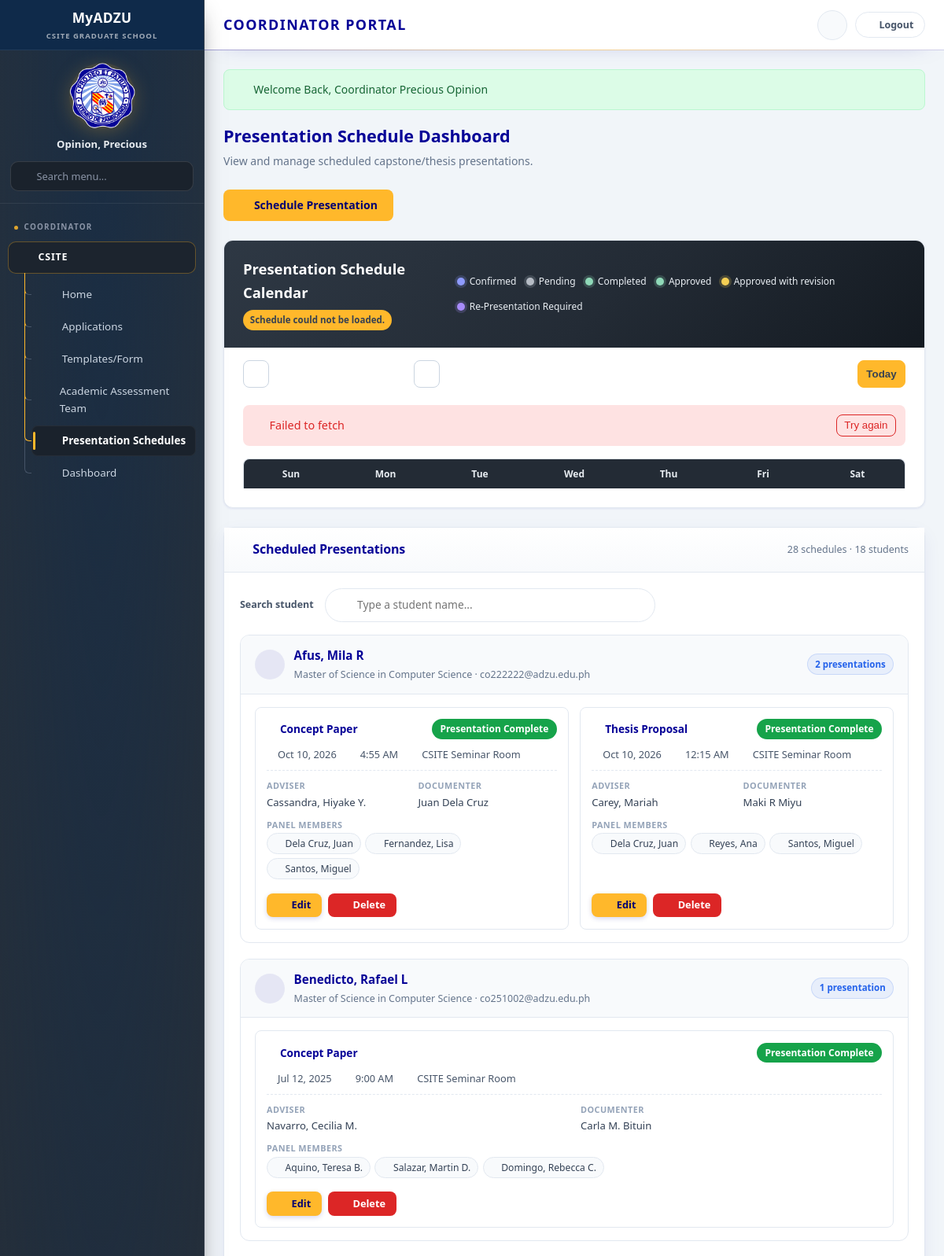
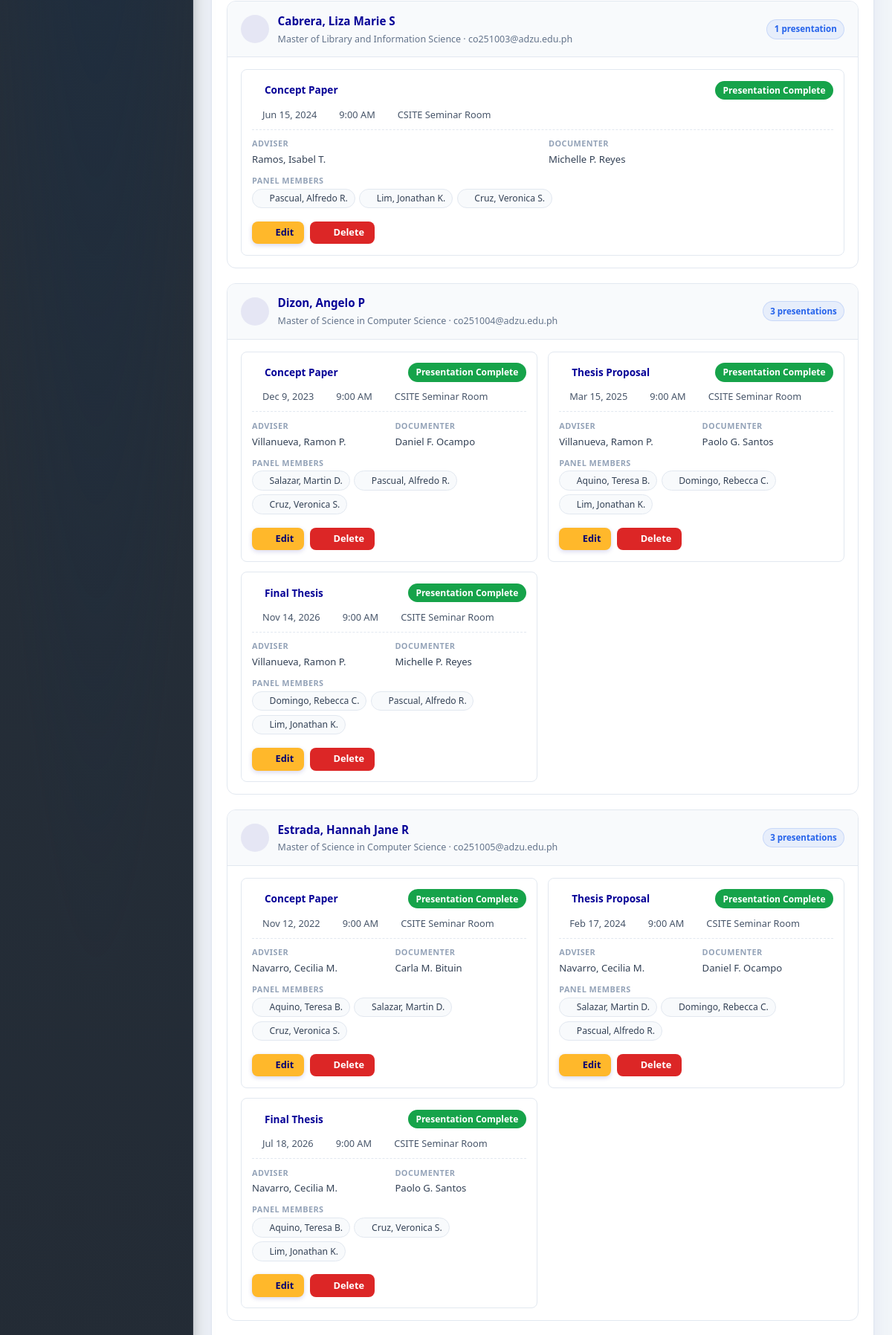
/coordinator/schedule/manage.php (signed in, upper part), run on the app's committed database (2 pictures, top to bottom).
### tables this page shows
CREATE TABLE `students` (
  `student_id` int(11) NOT NULL,
  `user_id` int(11) NOT NULL,
  `first_name` varchar(50) NOT NULL,
  `last_name` varchar(50) NOT NULL,
  `middle_initial` varchar(5) DEFAULT NULL,
  `age` int(11) NOT NULL,
  `gender` varchar(20) NOT NULL,
  `program` varchar(100) NOT NULL,
  `track` enum('thesis','capstone','seminar') NOT NULL,
  `adviser_name` varchar(150) DEFAULT NULL,
  `enrollment_date` date DEFAULT NULL,
  `archived_at` timestamp NULL DEFAULT NULL
);

CREATE TABLE `users` (
  `user_id` int(11) NOT NULL,
  `full_name` varchar(150) NOT NULL,
  `email` varchar(100) NOT NULL,
  `password` varchar(255) NOT NULL,
  `role` enum('student','coordinator','panel','adviser') NOT NULL,
  `account_status` enum('pending','approved','rejected') NOT NULL DEFAULT 'approved',
  `account_reviewed_at` datetime DEFAULT NULL,
  `account_reviewed_by` int(11) DEFAULT NULL,
  `created_at` timestamp NOT NULL DEFAULT current_timestamp()
);

CREATE TABLE `schedules` (
  `schedule_id` int(11) NOT NULL,
  `application_id` int(11) NOT NULL,
  `managed_by_user_id` int(11) NOT NULL,
  `presentation_date` date NOT NULL,
  `start_time` time NOT NULL,
  `end_time` time DEFAULT NULL,
  `venue` varchar(200) NOT NULL,
  `adviser_id` int(11) DEFAULT NULL,
  `documentor_first_name` varchar(100) DEFAULT NULL,
  `documentor_middle_name` varchar(100) DEFAULT NULL,
  `documentor_last_name` varchar(100) DEFAULT NULL,
  `status` enum('pending','confirmed','completed','cancelled') NOT NULL DEFAULT 'pending',
  `notes` text DEFAULT NULL,
  `created_at` timestamp NOT NULL DEFAULT current_timestamp(),
  `updated_at` timestamp NOT NULL DEFAULT current_timestamp() ON UPDATE current_timestamp()
);

CREATE TABLE `applications` (
  `application_id` int(11) NOT NULL,
  `user_id` int(11) NOT NULL,
  `presentation_stage` varchar(100) NOT NULL,
  `paper_title` text NOT NULL,
  `abstract` text DEFAULT NULL,
  `status` enum('submitted','under_review','for_payment','payment_recorded','ready_for_presentation','scheduled','approved','requires_revision','completed') DEFAULT 'submitted',
  `coordinator_comment` text DEFAULT NULL,
  `grad_school_endorsed` tinyint(1) NOT NULL DEFAULT 0,
  `payment_recorded` tinyint(1) NOT NULL DEFAULT 0,
  `receipt_number` varchar(100) DEFAULT NULL,
  `payment_date` date DEFAULT NULL,
  `payment_amount` decimal(10,2) DEFAULT NULL,
  `ready_for_presentation` tinyint(1) NOT NULL DEFAULT 0,
  `workflow_state` text DEFAULT NULL,
  `result` varchar(50) DEFAULT NULL,
  `submitted_at` timestamp NOT NULL DEFAULT current_timestamp(),
  `updated_at` timestamp NOT NULL DEFAULT current_timestamp() ON UPDATE current_timestamp(),
  `archived_at` timestamp NULL DEFAULT NULL
);

CREATE TABLE `advisor_pool` (
  `adviser_id` int(11) NOT NULL,
  `name` varchar(150) NOT NULL,
  `qualification` varchar(150) NOT NULL,
  `email` varchar(100) DEFAULT NULL,
  `availability` enum('available','unavailable') NOT NULL DEFAULT 'available',
  `notes` text DEFAULT NULL,
  `created_at` timestamp NOT NULL DEFAULT current_timestamp()
);

### coordinator/schedule/manage.php (the view, shortened to what the rows shown need)
<?php
require_once __DIR__ . '/../../includes/config/db.php';
require_once __DIR__ . '/../../includes/components/calendar.php';
$schedules = databaseSchedules();
if (!isset($pdo) || !($pdo instanceof PDO)) {
    try {
        $dbHost = defined('DB_HOST') ? DB_HOST : 'localhost';
        $dbName = defined('DB_NAME') ? DB_NAME : 'csite_grad_school';
        $dbUser = defined('DB_USER') ? DB_USER : 'root';
        $dbPass = defined('DB_PASS') ? DB_PASS : '';
        $pdo = new PDO("mysql:host={$dbHost};dbname={$dbName};charset=utf8mb4", $dbUser, $dbPass, [
            PDO::ATTR_ERRMODE            => PDO::ERRMODE_EXCEPTION,
            PDO::ATTR_DEFAULT_FETCH_MODE => PDO::FETCH_ASSOC,
        ]);
    } catch (PDOException $e) {
        $pdo = null;
    }
}
$upcomingPresentations = is_array($schedules) ? $schedules : [];
if ($pdo) {
    try {
        $scheduledStmt = $pdo->prepare(
            "SELECT a.application_id AS applicationId,
                    COALESCE(
                        NULLIF(TRIM(CONCAT(s.last_name, ', ', s.first_name, IF(s.middle_initial IS NULL OR TRIM(REPLACE(s.middle_initial, '.', '')) = '', '', CONCAT(' ', TRIM(REPLACE(s.middle_initial, '.', '')))))), ''),
                        u.full_name
                    ) AS studentName,
                    u.email AS studentEmail,
                    a.presentation_stage AS stage,
                    a.workflow_state AS workflowState,
                    a.status
             FROM applications a
             JOIN users u ON u.user_id = a.user_id
             LEFT JOIN students s ON s.user_id = u.user_id
             WHERE a.archived_at IS NULL AND a.status = 'scheduled'"
        );
        $scheduledStmt->execute();
        $coveredAppIds = [];
        foreach ($upcomingPresentations as $existing) {
            $candidate = (int) ($existing['applicationId'] ?? $existing['application_id'] ?? 0);
            if ($candidate > 0) {
                $coveredAppIds[$candidate] = true;
            }
        }
        foreach ($scheduledStmt->fetchAll() as $row) {
            $appId = (int) ($row['applicationId'] ?? 0);
            if ($appId <= 0 || isset($coveredAppIds[$appId])) {
                continue;
            }
            $wf = json_decode((string) ($row['workflowState'] ?? ''), true) ?: [];
            $upcomingPresentations[] = [
                'id'            => 'db_' . $appId,
                'applicationId' => $appId,
                'studentEmail'  => $row['studentEmail'] ?? '',
                'studentName'   => $row['studentName'] ?? '',
                'stage'         => $row['stage'] ?? '',
                'date'          => (string) ($wf['presentation_date'] ?? ''),
                'time'          => (string) ($wf['presentation_time'] ?? ''),
                'venue'         => (string) ($wf['presentation_venue'] ?? ''),
                'panel'         => (string) ($wf['presentation_panel'] ?? 'TBD'),
                'status'        => (($wf['presentation_status'] ?? '') === 'confirmed') ? 'confirmed' : 'pending',
            ];
        }
    } catch (Throwable $e) {
    }
}
usort($upcomingPresentations, static function ($a, $b) {
    $ta = strtotime((string) ($a['date'] ?? ''));
    $tb = strtotime((string) ($b['date'] ?? ''));
    if ($ta && $tb) {
        return $ta <=> $tb;
    }
    return $ta ? -1 : ($tb ? 1 : 0);
});
$schedules = $upcomingPresentations;
$profileCache = [];
$detailsCache = [];
foreach ($schedules as $index => $sch) {
    $email = strtolower(trim((string) ($sch['studentEmail'] ?? '')));
    $stageKey = stageKeyFromLabel((string) ($sch['stage'] ?? ''));
    if ($email !== '' && !array_key_exists($email, $detailsCache)) {
        $detailsCache[$email] = studentPresentationDetails($email);
    }
    if ($email !== '' && !array_key_exists($email, $profileCache)) {
        $profileCache[$email] = studentProfileForEmail($email);
    }
    if (empty($schedules[$index]['panelMembers']) && ctype_digit((string) ($sch['id'] ?? ''))) {
        $members = databaseSchedulePanelMembersForSchedule((int) $sch['id']);
        if ($members) {
            $schedules[$index]['panelMembers'] = array_values(array_map(
                static fn($member) => (string) $member['name'],
                $members
            ));
        }
    }
    $schedules[$index]['stageKey'] = $stageKey;
    $schedules[$index]['profile'] = $profileCache[$email] ?? null;
}
$scheduleGroups = [];
foreach ($schedules as $sch) {
    $groupKey = strtolower(trim((string) ($sch['studentEmail'] ?? '')));
    if (!isset($scheduleGroups[$groupKey])) {
        $scheduleGroups[$groupKey] = [
            'name' => (string) ($sch['studentName'] ?? $sch['student'] ?? ''),
            'email' => (string) ($sch['studentEmail'] ?? ''),
            'program' => (string) ($sch['profile']['program'] ?? ''),
            'track' => (string) ($sch['profile']['track'] ?? ''),
            'schedules' => [],
        ];
    }
    $scheduleGroups[$groupKey]['schedules'][] = $sch;
}
usort($scheduleGroups, static fn($a, $b) => strcasecmp($a['name'], $b['name']));
require_once __DIR__ . '/../../includes/layout/header.php';
?>
<div class="page-header">
    <h2>Presentation Schedule Dashboard</h2>
</div>
<div class="card">
    <div class="card-body">
        <?php if (!$scheduleGroups): ?>
        <p class="psched-empty">No presentations scheduled yet.</p>
        <?php else: ?>
        <div class="psched-groups" id="pschedGroups">
            <?php foreach ($scheduleGroups as $group): ?>
            <section class="psched-group">
                <header class="psched-group-head">
                    <span class="psched-avatar"><i class="fas fa-user-graduate"></i></span>
                    <div class="psched-group-title">
                        <h4><?= htmlspecialchars($group['name']) ?></h4>
                        <p><?= htmlspecialchars(($group['program'] !== '' ? $group['program'] : 'Program not set') . ($group['email'] !== '' ? ' · ' . $group['email'] : '')) ?></p>
                    </div>
                    <span class="psched-count"><?= count($group['schedules']) ?> presentation<?= count($group['schedules']) === 1 ? '' : 's' ?></span>
                </header>
                <div class="psched-entries">
                    <?php foreach ($group['schedules'] as $sch):
                        $adviser = trim((string) ($sch['adviser'] ?? ''));
                        $documentor = trim((string) ($sch['documentor'] ?? ''));
                        $documentor = trim(preg_replace('/\s*\([^)]*\)/', ' ', $documentor) ?? '');
                        $panelMembers = $sch['panelMembers'] ?? [];
                        $panelFallback = trim((string) ($sch['panel'] ?? ''));
                        $dateRaw = (string) ($sch['date'] ?? '');
                        $dateLabel = $dateRaw !== '' ? date('M j, Y', strtotime($dateRaw)) : '—';
                        $timeRaw = (string) ($sch['time'] ?? '');
                        $timeLabel = $timeRaw !== '' ? date('g:i A', strtotime('2000-01-01 ' . $timeRaw)) : '—';
                    ?>
                    <article class="psched-entry">
                        <div class="psched-entry-head">
                            <span class="psched-stage"><i class="fas fa-layer-group"></i> <?= htmlspecialchars((string) $sch['stage']) ?></span>
                            <?= statusBadge((string) $sch['status']) ?>
                        </div>
                        <div class="psched-when">
                            <span><i class="fas fa-calendar-day"></i><?= htmlspecialchars($dateLabel) ?></span>
                            <span><i class="fas fa-clock"></i><?= htmlspecialchars($timeLabel) ?></span>
                            <?php if (!empty($sch['venue'])): ?>
                            <span><i class="fas fa-map-marker-alt"></i><?= htmlspecialchars((string) $sch['venue']) ?></span>
                            <?php endif; ?>
                        </div>
                        <div class="psched-team">
                            <div class="psched-person">
                                <span class="psched-label">Adviser</span>
                                <span><?= $adviser !== '' ? htmlspecialchars($adviser) : '<span class="psched-none">Not assigned</span>' ?></span>
                            </div>
                            <div class="psched-person">
                                <span class="psched-label">Documenter</span>
                                <span><?= $documentor !== '' ? htmlspecialchars($documentor) : '<span class="psched-none">Not assigned</span>' ?></span>
                            </div>
                            <div class="psched-person is-wide">
                                <span class="psched-label">Panel Members</span>
                                <?php if ($panelMembers): ?>
                                <span class="psched-chips">
                                    <?php foreach ($panelMembers as $member): ?>
                                    <span class="psched-chip"><i class="fas fa-user"></i> <?= htmlspecialchars((string) $member) ?></span>
                                    <?php endforeach; ?>
                                </span>
                                <?php elseif ($panelFallback !== '' && strcasecmp($panelFallback, 'TBD') !== 0): ?>
                                <span><?= htmlspecialchars($panelFallback) ?></span>
                                <?php else: ?>
                                <span class="psched-none">Not assigned</span>
                                <?php endif; ?>
                            </div>
                        </div>
                        <div class="psched-actions">
                            <?php if (strpos((string) ($sch['id'] ?? ''), 'db_') !== 0): ?>
                            <a href="<?= url('coordinator/schedule/edit.php?id=' . urlencode((string) $sch['id'])) ?>" class="btn btn-primary coord-edit-btn" title="Edit schedule"><i class="fas fa-pen-to-square" aria-hidden="true"></i> Edit</a>
                            <?= coordDeleteLink(url('coordinator/schedule/manage.php?delete=' . urlencode((string) $sch['id'])), 'Delete this schedule?') ?>
                            <?php else: ?>
                            <?= coordDeleteLink(url('coordinator/schedule/manage.php?delete=' . urlencode((string) $sch['id'])), 'Remove this presentation schedule from the list and calendar?') ?>
                            <?php endif; ?>
                        </div>
                    </article>
                    <?php endforeach; ?>
                </div>
            </section>
            <?php endforeach; ?>
        </div>
        <?php endif; ?>
    </div>
</div>
<?php require_once __DIR__ . '/../../includes/layout/footer.php'; ?>

### includes/config/modules/10-ui-and-urls.php (shortened to what the rows shown need)
<?php
function statusBadge(string $status): string {
    $info = STATUSES[$status] ?? ['label' => ucfirst($status), 'class' => 'status-pending'];
    return '<span class="status-badge ' . $info['class'] . '">' . htmlspecialchars($info['label']) . '</span>';
}

### includes/config/modules/44-helpers.php (shortened to what the rows shown need)
<?php
function stageKeyFromLabel(string $label): string {
    $l = strtolower($label);
    if (str_contains($l, 'concept')) {
        return 'concept';
    }
    if (str_contains($l, 'final')) {
        return 'final';
    }
    return 'proposal';
}
function coordDeleteLink(string $href, string $message): string {
    return '<button type="button" class="btn btn-sm btn-danger" title="Delete" data-confirm-url="' . htmlspecialchars($href) . '" data-confirm-message="' . htmlspecialchars($message) . '"><i class="fas fa-trash"></i> Delete</button>';
}

### data on the page
students: user.full_name "Afus, Mila R", user.email "Master of Science in Computer Science · co222222@adzu.edu.ph", count($group['schedules']) "2"
schedules: application.presentation_stage "Concept Paper", status "Presentation Complete", presentation_date "Oct 10, 2026", start_time "4:55 AM", venue "CSITE Seminar Room", adviser.name "Cassandra, Hiyake Y.", documentor "Juan Dela Cruz", member "Dela Cruz, Juan", member "Fernandez, Lisa", member "Santos, Miguel"
schedules: application.presentation_stage "Thesis Proposal", status "Presentation Complete", presentation_date "Oct 10, 2026", start_time "12:15 AM", venue "CSITE Seminar Room", adviser.name "Carey, Mariah", documentor "Maki R Miyu", member "Dela Cruz, Juan", member "Reyes, Ana", member "Santos, Miguel"
students: user.full_name "Benedicto, Rafael L", program.email "Master of Science in Computer Science · co251002@adzu.edu.ph", count($group['schedules']) "1"
schedules: application.presentation_stage "Concept Paper", status "Presentation Complete", presentation_date "Jul 12, 2025", start_time "9:00 AM", venue "CSITE Seminar Room", adviser.name "Navarro, Cecilia M.", documentor "Carla M. Bituin", member "Aquino, Teresa B.", member "Salazar, Martin D.", member "Domingo, Rebecca C."
students: user.full_name "Cabrera, Liza Marie S", program.email "Master of Library and Information Science · co251003@adzu.edu.ph", count($group['schedules']) "1"
schedules: application.presentation_stage "Concept Paper", status "Presentation Complete", presentation_date "Jun 15, 2024", start_time "9:00 AM", venue "CSITE Seminar Room", adviser.name "Ramos, Isabel T.", documentor "Michelle P. Reyes", member "Pascual, Alfredo R.", member "Lim, Jonathan K.", member "Cruz, Veronica S."
students: user.full_name "Dizon, Angelo P", program.email "Master of Science in Computer Science · co251004@adzu.edu.ph", count($group['schedules']) "3"
schedules: application.presentation_stage "Concept Paper", status "Presentation Complete", presentation_date "Dec 9, 2023", start_time "9:00 AM", venue "CSITE Seminar Room", adviser.name "Villanueva, Ramon P.", documentor "Daniel F. Ocampo", member "Salazar, Martin D.", member "Pascual, Alfredo R.", member "Cruz, Veronica S."
schedules: application.presentation_stage "Thesis Proposal", status "Presentation Complete", presentation_date "Mar 15, 2025", start_time "9:00 AM", venue "CSITE Seminar Room", adviser.name "Villanueva, Ramon P.", documentor "Paolo G. Santos", member "Aquino, Teresa B.", member "Domingo, Rebecca C.", member "Lim, Jonathan K."
schedules: application.presentation_stage "Final Thesis", status "Presentation Complete", presentation_date "Nov 14, 2026", start_time "9:00 AM", venue "CSITE Seminar Room", adviser.name "Villanueva, Ramon P.", documentor "Michelle P. Reyes", member "Domingo, Rebecca C.", member "Pascual, Alfredo R.", member "Lim, Jonathan K."
students: user.full_name "Estrada, Hannah Jane R", program.email "Master of Science in Computer Science · co251005@adzu.edu.ph", count($group['schedules']) "3"
schedules: application.presentation_stage "Concept Paper", status "Presentation Complete", presentation_date "Nov 12, 2022", start_time "9:00 AM", venue "CSITE Seminar Room", adviser.name "Navarro, Cecilia M.", documentor "Carla M. Bituin", member "Aquino, Teresa B.", member "Salazar, Martin D.", member "Cruz, Veronica S."
schedules: application.presentation_stage "Thesis Proposal", status "Presentation Complete", presentation_date "Feb 17, 2024", start_time "9:00 AM", venue "CSITE Seminar Room", adviser.name "Navarro, Cecilia M.", documentor "Daniel F. Ocampo", member "Salazar, Martin D.", member "Domingo, Rebecca C.", member "Pascual, Alfredo R."
schedules: application.presentation_stage "Final Thesis", status "Presentation Complete", presentation_date "Jul 18, 2026", start_time "9:00 AM", venue "CSITE Seminar Room", adviser.name "Navarro, Cecilia M.", documentor "Paolo G. Santos", member "Aquino, Teresa B.", member "Cruz, Veronica S.", member "Lim, Jonathan K."

### other printed values
$userName "Opinion, Precious"
$item['label'] "Home"
$item['label'] "Applications"
$item['label'] "Templates/Form"
$item['label'] "Academic Assessment Team"
$item['label'] "Presentation Schedules"
$item['label'] "Dashboard"
$flash['message'] "Welcome Back, Coordinator Precious Opinion"
$short "Sun"
$short "Mon"
$short "Tue"
$short "Wed"
$short "Thu"
$short "Fri"
$short "Sat"
